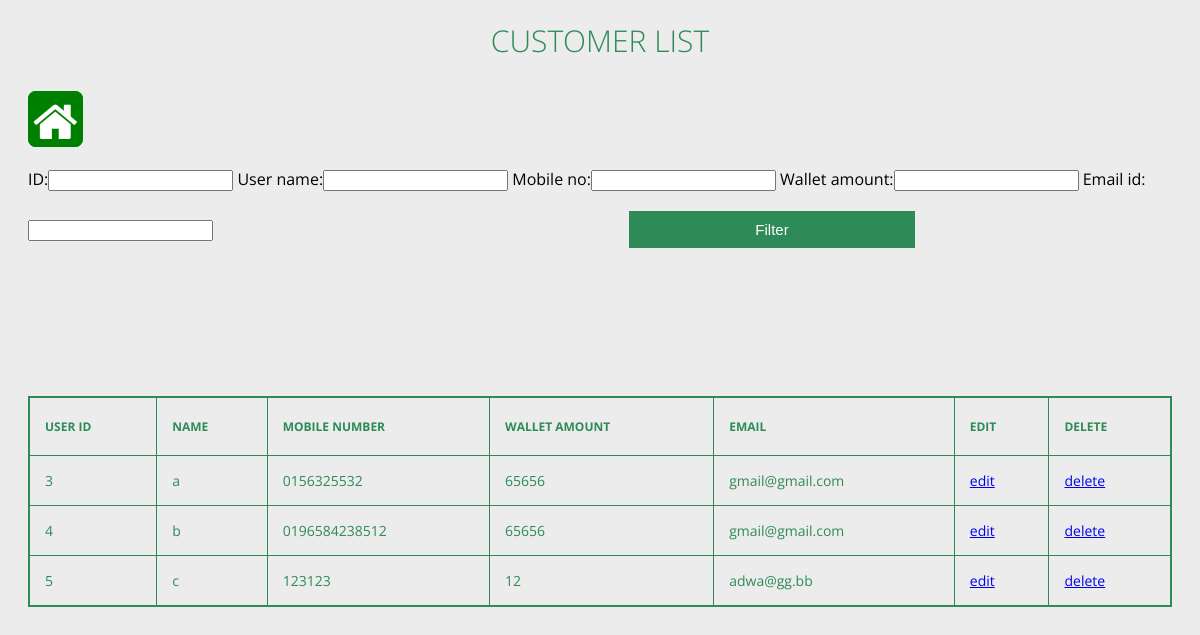
The app's page /customeruser (signed in), older data.
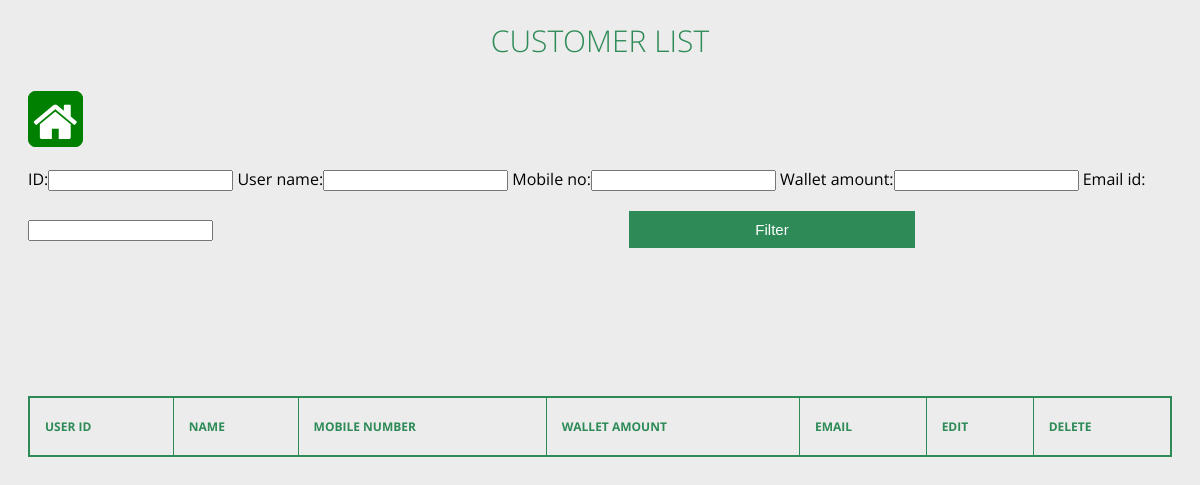
The same page, newer data.
### app/models.py (models this page shows, shortened)
class CustomerUser(models.Model):
    user_name = models.CharField(max_length=150)
    mobile_no = models.CharField(max_length=25)
    wallet_amount = models.CharField(max_length=10, null=True)
    email_id = models.EmailField(max_length=60, null=True, blank=True)
    def User_Id(self):
        return f'{self.id}'

### app/decorators.py (the view)
	def wrapper_function(request, *args, **kwargs):
		group = None
		if request.user.groups.exists():
			group = request.user.groups.all()[0].name
		if group == 'staff':
			return redirect('home')
		if group == 'manager':
			return view_func(request, *args, **kwargs)
		if group==None:
			return HttpResponse('You are not authorized to view this page')

### app/views.py (called while the page is built)
@login_required
@manager_only
def customeruser(request):
    temp=CustomerUser.objects.all()
    form2= OrderFilter2(request.GET, queryset=temp)
    customerusers = form2.qs
    return render(request,'app/customeruser.html' , {'customerusers':customerusers,'form2':form2})

### app/templates/app/customeruser.html (shortened to what this page needs)
{% load static %}
<html lang="en">
<head>
    <link rel="stylesheet" href="{% static 'css/driver.css' %}">
    <link rel="stylesheet" href="{% static 'css/search.css' %}">
    <link rel="stylesheet" href="https://maxcdn.bootstrapcdn.com/font-awesome/4.4.0/css/font-awesome.min.css">
</head>
<body>
    <section>
        <h1>Customer List</h1><br>
          <a href="/" class="homebtn"><i class="fa fa-home fa-3x fa-inverse" aria-hidden="true" id="ic"></i></a>
        <br><br>
        <div>
          <form method="GET">
              {{ form2.form }}
              <button type="submit"
              style="	cursor:pointer;
              width:25%;
              border:none;
              background:#2E8B57;
              color:#FFF;
              margin-top: 20px;
              margin-left: 36%;
              padding:10px;
              font-size:15px;">Filter</button>
          </form>
        </div>
       <br><br><br><br><br><br>
        <div class="tbl-content">
          <table cellpadding="0" cellspacing="0" border="1">
            <div class="tbl-header">
                <thead>
                    <tr>
                      <th>User Id</th>
                      <th>Name</th>
                      <th>Mobile number</th>
                      <th>Wallet amount</th>
                      <th>Email</th>
                      <th>Edit</th>
                      <th>Delete</th>
                    </tr>
                  </thead>
                </div>
            <tbody>
              {% for i in customerusers %}
            <tr>
              <td>{{ i.User_Id }}</td>
              <td>{{ i.user_name }}</td>
              <td>{{ i.mobile_no }}</td>
              <td>{{ i.wallet_amount }}</td>
              <td>{{ i.email_id }}</td>
              <td><a href="{% url 'edituser' i.id %}">edit</td>
                <td> <a href="{% url 'deletecustomer' i.id %}">delete</a></td>
            </tr>
              {% endfor %}
            </tbody>
          </table>
        </div>
      </section>
</body>
</html>

Row changes from the older to the newer data that the page shows:
removed CustomerUser: User_Id "3", user_name "a", mobile_no "0156325532", wallet_amount "65656", email_id "gmail@gmail.com"
removed CustomerUser: User_Id "4", user_name "b", mobile_no "0196584238512", wallet_amount "65656", email_id "gmail@gmail.com"
removed CustomerUser: User_Id "5", user_name "c", mobile_no "123123", wallet_amount "12", email_id "adwa@gg.bb"
